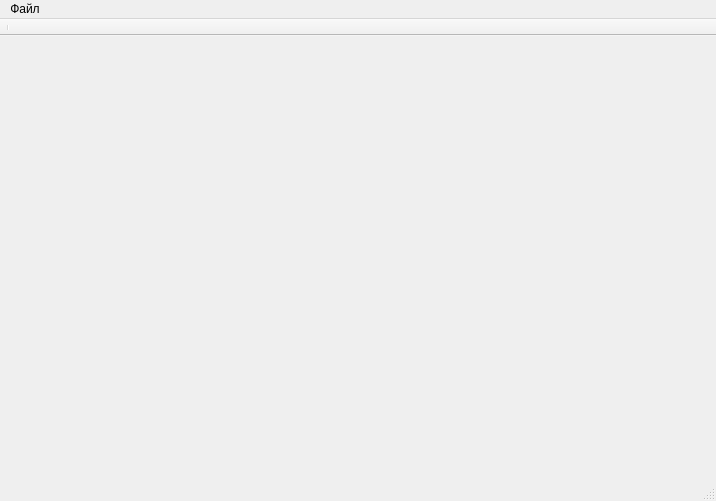
<?xml version="1.0" encoding="UTF-8"?>
<ui version="4.0">
 <class>AR600MainWindow</class>
 <widget class="QMainWindow" name="AR600MainWindow">
  <property name="geometry">
   <rect>
    <x>0</x>
    <y>0</y>
    <width>716</width>
    <height>501</height>
   </rect>
  </property>
  <property name="windowTitle">
   <string>MainWindow</string>
  </property>
  <widget class="QWidget" name="centralwidget">
   <layout class="QGridLayout" name="gridLayout_2">
    <item row="0" column="0">
     <layout class="QGridLayout" name="gridLayout" rowstretch="0,10" columnstretch="0,10,0">
      <item row="0" column="0">
       <layout class="QVBoxLayout" name="PowerLayout"/>
      </item>
      <item row="0" column="1">
       <layout class="QVBoxLayout" name="DriverLogWidgetLayout">
        <property name="sizeConstraint">
         <enum>QLayout::SetFixedSize</enum>
        </property>
       </layout>
      </item>
      <item row="0" column="2" rowspan="2">
       <layout class="QGridLayout" name="gridLayout_5" rowstretch="2,8">
        <item row="0" column="0">
         <layout class="QHBoxLayout" name="CommandControlLayout">
          <property name="sizeConstraint">
           <enum>QLayout::SetDefaultConstraint</enum>
          </property>
         </layout>
        </item>
        <item row="1" column="0">
         <layout class="QHBoxLayout" name="DriverControlLayout">
          <property name="sizeConstraint">
           <enum>QLayout::SetFixedSize</enum>
          </property>
         </layout>
        </item>
       </layout>
      </item>
      <item row="1" column="0" colspan="2">
       <layout class="QVBoxLayout" name="ChannelTableLayout">
        <property name="sizeConstraint">
         <enum>QLayout::SetFixedSize</enum>
        </property>
       </layout>
      </item>
     </layout>
    </item>
   </layout>
  </widget>
  <widget class="QMenuBar" name="menubar">
   <property name="geometry">
    <rect>
     <x>0</x>
     <y>0</y>
     <width>716</width>
     <height>19</height>
    </rect>
   </property>
   <widget class="QMenu" name="menu">
    <property name="title">
     <string>Файл</string>
    </property>
    <addaction name="actionOpenConfigFile"/>
    <addaction name="actionSaveConfigFile"/>
   </widget>
   <addaction name="menu"/>
  </widget>
  <widget class="QStatusBar" name="statusbar"/>
  <widget class="QToolBar" name="MainToolBar">
   <property name="windowTitle">
    <string>Панель настроек</string>
   </property>
   <property name="movable">
    <bool>false</bool>
   </property>
   <property name="floatable">
    <bool>false</bool>
   </property>
   <attribute name="toolBarArea">
    <enum>TopToolBarArea</enum>
   </attribute>
   <attribute name="toolBarBreak">
    <bool>false</bool>
   </attribute>
   <addaction name="separator"/>
  </widget>
  <action name="actionOpenConfigFile">
   <property name="text">
    <string>Открыть файл настроек</string>
   </property>
  </action>
  <action name="actionSaveConfigFile">
   <property name="text">
    <string>Сохранить файл настроек</string>
   </property>
  </action>
 </widget>
 <resources/>
 <connections/>
</ui>
